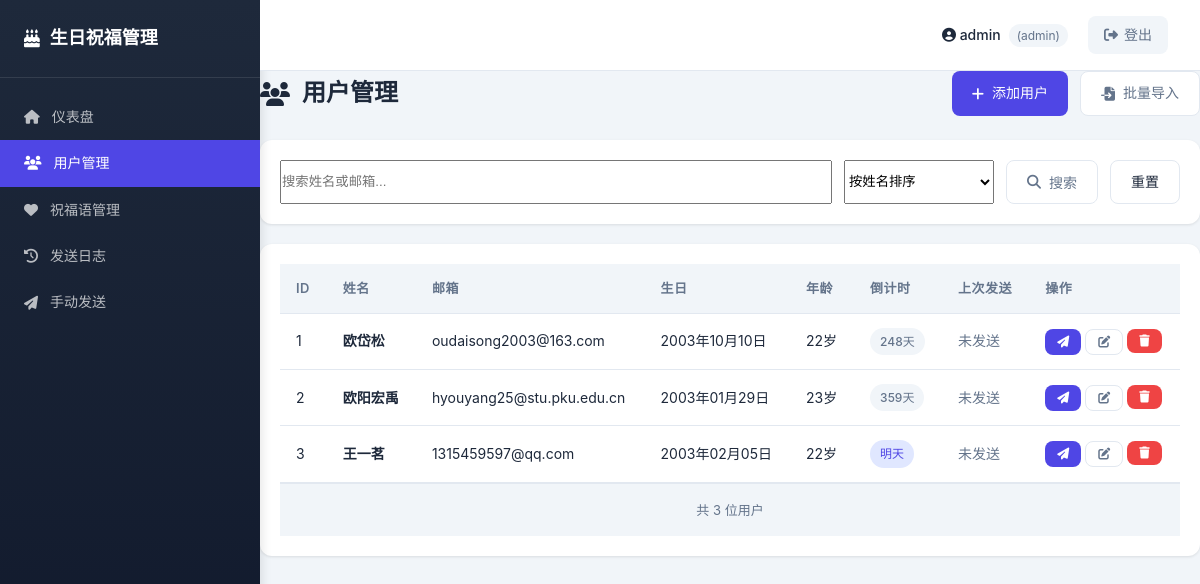
Page /users (signed in) on the committed database.
### tables this page shows
CREATE TABLE users (
                id INTEGER PRIMARY KEY AUTOINCREMENT,
                name TEXT NOT NULL,
                email TEXT NOT NULL UNIQUE,
                dob TEXT NOT NULL,
                last_sent_year INTEGER,
                created_at TIMESTAMP DEFAULT CURRENT_TIMESTAMP,
                updated_at TIMESTAMP DEFAULT CURRENT_TIMESTAMP
            );

### app.py (the view, shortened to what this page needs)
@app.route('/users')
@login_required
def users_list():
    db = get_db()
    try:
        users = db.get_all_users()
        for user in users:
            user['age'] = calculate_age(user['dob'])
            user['days_until_birthday'] = calculate_next_birthday(user['dob'])
            user['dob_formatted'] = format_date(user['dob'])
            try:
                dt = parse_date(user['dob'])
                user['dob_short'] = f"{dt.month:02d}-{dt.day:02d}"
            except:
                user['dob_short'] = user['dob']
        search = request.args.get('search', '')
        sort_by = request.args.get('sort', 'name')
        if search:
            users = [u for u in users if search.lower() in u['name'].lower() or search.lower() in u['email'].lower()]
        if sort_by == 'name':
            users.sort(key=lambda x: x['name'])
        elif sort_by == 'days':
            users.sort(key=lambda x: x['days_until_birthday'])
        return render_template('users.html', users=users, search=search, sort_by=sort_by)
    finally:
        db.close()

### app.py (called while the page is built, shortened)
def get_db():
    return DBManager()

def parse_date(date_str):
    if isinstance(date_str, datetime):
        return date_str
    formats = [
        '%Y-%m-%d',      # 2003-01-17
        '%Y/%m/%d',      # 2003/01/17
        '%Y/%-m/%-d',    # 2003/1/17 (需要特殊处理)
        '%Y.%m.%d',      # 2003.01.17
        '%Y.%-m.%-d',    # 2003.1.17
    ]
    for fmt in ['%Y-%m-%d', '%Y/%m/%d', '%Y.%m.%d']:
        try:
            return datetime.strptime(date_str, fmt)
        except:
            continue

def format_date(date_str):
    if isinstance(date_str, str):
        try:
            dt = parse_date(date_str)
            return dt.strftime('%Y年%m月%d日')
        except:
            return date_str
    return date_str

def calculate_age(dob):
    today = datetime.now()
    dob = parse_date(dob) if isinstance(dob, str) else dob
    age = today.year - dob.year
    if today.month < dob.month or (today.month == dob.month and today.day < dob.day):
        age -= 1
    return age

def calculate_next_birthday(dob):
    today = datetime.now().date()  # 只取日期，忽略时分秒
    dob = parse_date(dob) if isinstance(dob, str) else dob
    if isinstance(dob, datetime):
        dob = dob.date()
    next_birthday = dob.replace(year=today.year)
    if next_birthday < today:
        next_birthday = dob.replace(year=today.year + 1)
    days_left = (next_birthday - today).days
    return days_left

### auth.py (called while the page is built)
def login_required(f):
    @wraps(f)
    def decorated_function(*args, **kwargs):
        if not AuthManager.is_logged_in():
            return redirect(url_for('login', next=request.url))
        return f(*args, **kwargs)
    return decorated_function

    @staticmethod
    def is_logged_in():
        return 'user_id' in session

### db_manager.py (called while the page is built)
    def _init_sqlite(self):
        db_path = Config.DB_SQLITE_PATH
        if not os.path.isabs(db_path):
            db_path = os.path.abspath(os.path.join(
                os.path.dirname(__file__),
                db_path
            ))
        self.conn = sqlite3.connect(
            db_path,
            check_same_thread=False
        )
        self.conn.row_factory = sqlite3.Row

    def get_all_users(self):
        sql = "SELECT * FROM users ORDER BY dob"
        return self._execute(sql, fetch=True)

    def close(self):
        if self.conn:
            self.conn.close()

### templates/users.html (shortened to what this page needs)
{% extends "base.html" %}
{% block content %}
<div class="page-header">
    <h1><i class="fas fa-users"></i> 用户管理</h1>
    <div class="page-actions">
        <a href="{{ url_for('users_add') }}" class="btn btn-primary">
            <i class="fas fa-plus"></i> 添加用户
        </a>
        <a href="{{ url_for('users_batch_import') }}" class="btn btn-secondary">
            <i class="fas fa-file-import"></i> 批量导入
        </a>
    </div>
</div>
<div class="card">
    <div class="card-body">
        <form method="get" class="search-form">
            <div class="search-group">
                <input type="text" name="search" placeholder="搜索姓名或邮箱..." value="{{ search }}" class="search-input">
                <select name="sort" class="search-select">
                    <option value="name" {% if sort_by == 'name' %}selected{% endif %}>按姓名排序</option>
                </select>
                <button type="submit" class="btn btn-secondary">
                    <i class="fas fa-search"></i> 搜索
                </button>
                <a href="{{ url_for('users_list') }}" class="btn">重置</a>
            </div>
        </form>
    </div>
</div>
<div class="card">
    <div class="card-body">
        {% if users %}
        <div class="table-responsive">
            <table class="table">
                <thead>
                    <tr>
                        <th>ID</th>
                        <th>姓名</th>
                        <th>邮箱</th>
                        <th>生日</th>
                        <th>年龄</th>
                        <th>倒计时</th>
                        <th>上次发送</th>
                        <th>操作</th>
                    </tr>
                </thead>
                <tbody>
                    {% for user in users %}
                    <tr class="{% if user.days_until_birthday == 0 %}today-birthday{% endif %}">
                        <td>{{ user.id }}</td>
                        <td><strong>{{ user.name }}</strong></td>
                        <td>{{ user.email }}</td>
                        <td>{{ user.dob_formatted }}</td>
                        <td>{{ user.age }}岁</td>
                        <td>
                            {% if user.days_until_birthday == 0 %}
                                <span class="badge badge-today">今天</span>
                            {% elif user.days_until_birthday == 1 %}
                                <span class="badge badge-tomorrow">明天</span>
                            {% else %}
                                <span class="badge">{{ user.days_until_birthday }}天</span>
                            {% endif %}
                        </td>
                        <td>
                            {% if user.last_sent_year %}
                                <span class="text-muted">{{ user.last_sent_year }}年</span>
                            {% else %}
                                <span class="text-muted">未发送</span>
                            {% endif %}
                        </td>
                        <td>
                            <div class="btn-group">
                                <a href="{{ url_for('send_test') }}?email={{ user.email }}&name={{ user.name }}" class="btn btn-sm btn-primary" title="发送祝福">
                                    <i class="fas fa-paper-plane"></i>
                                </a>
                                <a href="{{ url_for('users_edit', user_id=user.id) }}" class="btn btn-sm btn-secondary" title="编辑">
                                    <i class="fas fa-edit"></i>
                                </a>
                                <form method="post" action="{{ url_for('users_delete', user_id=user.id) }}" class="inline-form" onsubmit="return confirm('确定要删除用户 {{ user.name }} 吗？')">
                                    <button type="submit" class="btn btn-sm btn-danger" title="删除">
                                        <i class="fas fa-trash"></i>
                                    </button>
                                </form>
                            </div>
                        </td>
                    </tr>
                    {% endfor %}
                </tbody>
            </table>
        </div>
        <div class="card-footer">
            共 {{ users|length }} 位用户
        </div>
        {% else %}
        <div class="empty-state">
            <i class="fas fa-users"></i>
            <p>暂无用户数据</p>
            <a href="{{ url_for('users_add') }}" class="btn btn-primary">添加第一个用户</a>
        </div>
        {% endif %}
    </div>
</div>
{% endblock %}

### static/style.css (style rules this page uses)
* { margin: 0; padding: 0; box-sizing: border-box; }
:root { --primary-color: #4f46e5; --primary-hover: #4338ca; --secondary-color: #64748b; --success-color: #10b981; --danger-color: #ef4444; --warning-color: #f59e0b; --info-color: #3b82f6; --bg-color: #f1f5f9; --card-bg: #ffffff; --text-primary: #1e293b; --text-secondary: #64748b; --border-color: #e2e8f0; --sidebar-width: 260px; --header-height: 60px; }
body { font-family: -apple-system, BlinkMacSystemFont, 'Segoe UI', 'PingFang SC', 'Hiragino Sans GB', 'Microsoft YaHei', sans-serif; font-size: 14px; line-height: 1.6; color: var(--text-primary); background-color: var(--bg-color); }
.page-header { display: flex; justify-content: space-between; align-items: center; margin-bottom: 24px; }
.page-header h1 { font-size: 24px; font-weight: 600; display: flex; align-items: center; gap: 12px; }
.page-actions { display: flex; gap: 12px; }
.btn { display: inline-flex; align-items: center; gap: 8px; padding: 10px 20px; border: none; border-radius: 8px; font-size: 14px; font-weight: 500; cursor: pointer; text-decoration: none; transition: all 0.2s; background: var(--card-bg); color: var(--text-primary); border: 1px solid var(--border-color); }
.btn-primary { background: var(--primary-color); color: white; border: none; }
.btn-secondary { background: var(--card-bg); color: var(--text-secondary); }
.btn-danger { background: var(--danger-color); color: white; border: none; }
.btn-sm { padding: 6px 12px; font-size: 12px; }
.btn-group { display: flex; gap: 4px; }
.card { background: var(--card-bg); border-radius: 12px; box-shadow: 0 1px 3px rgba(0,0,0,0.1); margin-bottom: 20px; overflow: hidden; }
.card-body { padding: 20px; }
.card-footer { padding: 16px 20px; border-top: 1px solid var(--border-color); background: var(--bg-color); text-align: center; color: var(--text-secondary); font-size: 13px; }
.table { width: 100%; border-collapse: collapse; }
.table th, .table td { padding: 14px 16px; text-align: left; border-bottom: 1px solid var(--border-color); }
.table thead th { font-weight: 600; color: var(--text-secondary); font-size: 13px; text-transform: uppercase; letter-spacing: 0.5px; background: var(--bg-color); }
.table-responsive { overflow-x: auto; }
.badge { display: inline-block; padding: 4px 10px; border-radius: 20px; font-size: 12px; font-weight: 500; background: var(--bg-color); color: var(--text-secondary); }
.badge-tomorrow { background: #e0e7ff; color: #4f46e5; }
.inline-form { display: inline; }
.search-form { margin: 0; }
.search-group { display: flex; gap: 12px; }
.search-input { flex: 1; min-width: 200px; }
.search-select { width: 150px; }
.text-muted { color: var(--text-secondary); }

### rows in the picture
users: id "1", name "欧岱松", email "oudaisong2003@163.com", dob_formatted "2003年10月10日", age "22", days_until_birthday "248"
users: id "2", name "欧阳宏禹", email "hyouyang25@stu.pku.edu.cn", dob_formatted "2003年01月29日", age "23", days_until_birthday "359"
users: id "3", name "王一茗", email "1315459597@qq.com", dob_formatted "2003年02月05日", age "22", shows "明天"

### other values in the picture
{{ session.username or 'Guest' }} "admin"
{{ session.role or 'user' }} "admin"
{{ users|length }} "3"
